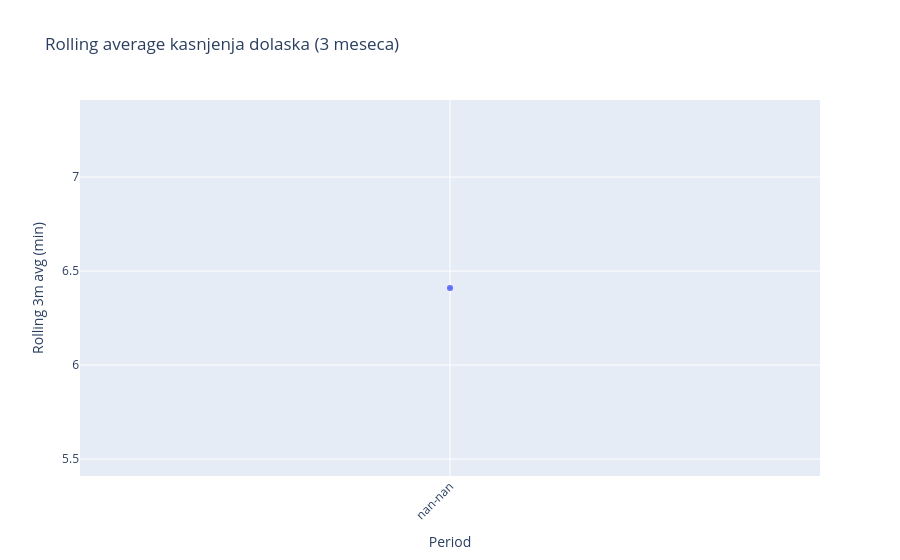

This figure's notebook cell:
### Code cell
monthly_plot = monthly.sort_values(["year", "month"]).copy()
monthly_plot["period"] = monthly_plot["year"].astype(str) + "-" + monthly_plot["month"].astype(str).str.zfill(2)

fig_monthly = px.line(
    monthly_plot,
    x="period",
    y="rolling_3m_avg_arr_delay",
    markers=True,
    title="Rolling average kasnjenja dolaska (3 meseca)",
    labels={"period": "Period", "rolling_3m_avg_arr_delay": "Rolling 3m avg (min)"},
)
fig_monthly.update_layout(xaxis_tickangle=-45)
fig_monthly.show()

### Figure 1 — Plotly figure (JSON) as saved in the notebook; plotly's stock layout.template omitted (floating-point values rounded to 4 significant figures)
{"data": [{"hovertemplate": "Period=%{x}<br>Rolling 3m avg (min)=%{y}<extra></extra>", "legendgroup": "", "line": {"color": "#636efa", "dash": "solid"}, "marker": {"symbol": "circle"}, "mode": "lines+markers", "name": "", "orientation": "v", "showlegend": false, "type": "scatter", "x": ["nan-nan"], "xaxis": "x", "y": [6.41], "yaxis": "y"}], "layout": {"legend": {"tracegroupgap": 0}, "title": {"text": "Rolling average kasnjenja dolaska (3 meseca)"}, "xaxis": {"anchor": "y", "domain": [0, 1], "tickangle": -45, "title": {"text": "Period"}}, "yaxis": {"anchor": "x", "domain": [0, 1], "title": {"text": "Rolling 3m avg (min)"}}}}
